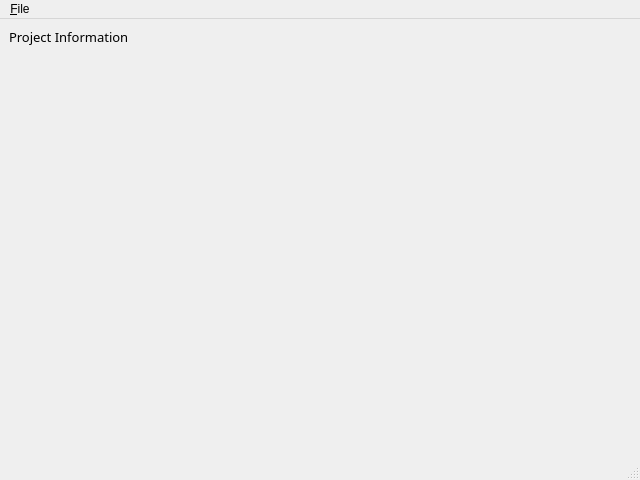
<?xml version="1.0" encoding="UTF-8"?>
<ui version="4.0">
 <class>MainWindow</class>
 <widget class="QMainWindow" name="MainWindow">
  <property name="geometry">
   <rect>
    <x>0</x>
    <y>0</y>
    <width>640</width>
    <height>480</height>
   </rect>
  </property>
  <property name="windowTitle">
   <string>MainWindow</string>
  </property>
  <widget class="QWidget" name="centralwidget">
   <widget class="QWidget" name="verticalLayoutWidget">
    <property name="geometry">
     <rect>
      <x>-1</x>
      <y>-1</y>
      <width>641</width>
      <height>351</height>
     </rect>
    </property>
    <layout class="QVBoxLayout" name="verticalLayout">
     <property name="margin">
      <number>10</number>
     </property>
     <item>
      <widget class="QLabel" name="label">
       <property name="enabled">
        <bool>true</bool>
       </property>
       <property name="font">
        <font>
         <family>Sans Serif</family>
         <pointsize>10</pointsize>
         <italic>false</italic>
        </font>
       </property>
       <property name="text">
        <string>Project Information</string>
       </property>
      </widget>
     </item>
     <item>
      <layout class="QHBoxLayout" name="horizontalLayout"/>
     </item>
     <item>
      <layout class="QFormLayout" name="formLayout">
       <property name="fieldGrowthPolicy">
        <enum>QFormLayout::AllNonFixedFieldsGrow</enum>
       </property>
       <property name="labelAlignment">
        <set>Qt::AlignRight|Qt::AlignTrailing|Qt::AlignVCenter</set>
       </property>
       <property name="topMargin">
        <number>10</number>
       </property>
       <property name="bottomMargin">
        <number>10</number>
       </property>
      </layout>
     </item>
     <item>
      <spacer name="verticalSpacer">
       <property name="orientation">
        <enum>Qt::Vertical</enum>
       </property>
       <property name="sizeHint" stdset="0">
        <size>
         <width>20</width>
         <height>40</height>
        </size>
       </property>
      </spacer>
     </item>
    </layout>
   </widget>
  </widget>
  <widget class="QMenuBar" name="menubar">
   <property name="geometry">
    <rect>
     <x>0</x>
     <y>0</y>
     <width>640</width>
     <height>24</height>
    </rect>
   </property>
   <widget class="QMenu" name="menuFile">
    <property name="title">
     <string>&amp;File</string>
    </property>
    <addaction name="actionOpen"/>
    <addaction name="actionNew"/>
    <addaction name="actionSave"/>
    <addaction name="actionExit"/>
   </widget>
   <addaction name="menuFile"/>
  </widget>
  <widget class="QStatusBar" name="statusbar"/>
  <action name="actionOpen">
   <property name="text">
    <string>&amp;Open...</string>
   </property>
  </action>
  <action name="actionSave">
   <property name="text">
    <string>&amp;Save</string>
   </property>
  </action>
  <action name="actionExit">
   <property name="text">
    <string>E&amp;xit</string>
   </property>
  </action>
  <action name="actionNew">
   <property name="text">
    <string>&amp;New...</string>
   </property>
  </action>
 </widget>
 <resources/>
 <connections>
  <connection>
   <sender>actionOpen</sender>
   <signal>triggered()</signal>
   <receiver>MainWindow</receiver>
   <slot>onOpen()</slot>
   <hints>
    <hint type="sourcelabel">
     <x>-1</x>
     <y>-1</y>
    </hint>
    <hint type="destinationlabel">
     <x>319</x>
     <y>239</y>
    </hint>
   </hints>
  </connection>
  <connection>
   <sender>actionSave</sender>
   <signal>triggered()</signal>
   <receiver>MainWindow</receiver>
   <slot>onSave()</slot>
   <hints>
    <hint type="sourcelabel">
     <x>-1</x>
     <y>-1</y>
    </hint>
    <hint type="destinationlabel">
     <x>319</x>
     <y>239</y>
    </hint>
   </hints>
  </connection>
  <connection>
   <sender>actionExit</sender>
   <signal>triggered()</signal>
   <receiver>MainWindow</receiver>
   <slot>onExit()</slot>
   <hints>
    <hint type="sourcelabel">
     <x>-1</x>
     <y>-1</y>
    </hint>
    <hint type="destinationlabel">
     <x>319</x>
     <y>239</y>
    </hint>
   </hints>
  </connection>
  <connection>
   <sender>actionNew</sender>
   <signal>triggered()</signal>
   <receiver>MainWindow</receiver>
   <slot>onNew()</slot>
   <hints>
    <hint type="sourcelabel">
     <x>-1</x>
     <y>-1</y>
    </hint>
    <hint type="destinationlabel">
     <x>319</x>
     <y>239</y>
    </hint>
   </hints>
  </connection>
 </connections>
 <slots>
  <slot>onSave()</slot>
  <slot>onOpen()</slot>
  <slot>onExit()</slot>
  <slot>onNew()</slot>
 </slots>
</ui>
